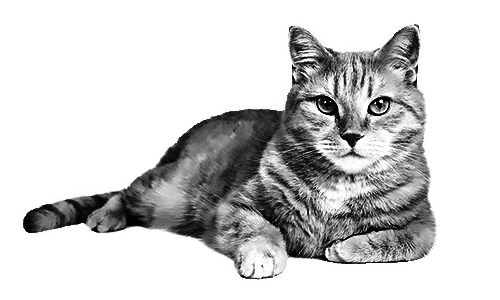
%> input picture facephase/P002/equalized/SHINEd_a11.tif, 500 x 300 px; its folder holds only this picture in this run
$ octave add_pink_noise_song.m   (GNU Octave 9; MATLAB toolbox functions it lacks are replaced by stand-ins)
%> lines starting %> are read from the running program, lines starting %| are printed output that depends on the picture
### facephase/P002/pn_song.m
function pn = pn_song(row, col)
    pn.a = row;
    pn.b = col;
    pn.beta = 1;
    pn.fha = pn.a/2+1;
    pn.fhb = pn.b/2+1;
    pn.fhimagea = (0:pn.a/2)'*ones(1, pn.fhb);
    pn.fhimageb = ones(pn.fha,1)*(0:pn.b/2);
    pn.fhimagef = ((pn.fhimagea.^2 + pn.fhimageb.^2).^(1/2));
    pn.fhimagefbeta = pn.fhimagef.^(-pn.beta);
    pn.fhimagefbeta(1,1) = 0;
    pn.fhimageagl1 = rand(pn.fha, pn.fhb)*2*pi;
    pn.fhimageagl2 = rand(pn.fha, pn.fhb)*2*pi;
    pn.fhimageagl1(end,1) = 0;
    pn.fhimageagl1(1, end) = 0;
    pn.fhimageagl1(end, end) = 0;
    pn.fhimagecomp1 = complex(pn.fhimagefbeta.*cos(pn.fhimageagl1), pn.fhimagefbeta.*sin(pn.fhimageagl1));
    pn.fhimagecomp2 = complex(pn.fhimagefbeta.*cos(pn.fhimageagl2), pn.fhimagefbeta.*sin(pn.fhimageagl2));
    pn.fimagecomp = [...
    pn.fhimagecomp1 fliplr([conj(pn.fhimagecomp1(1,2:end-1)); pn.fhimagecomp2(2:end-1,2:end-1); conj(pn.fhimagecomp1(end,2:end-1))])];
    pn.fimagecomp = [pn.fimagecomp;...
    conj(flipud([pn.fhimagecomp1(2:end-1,1), fliplr(pn.fimagecomp(2:end-1,2:end))]))];
    pn.image = ifft2(pn.fimagecomp);
    %imagesc(pn.image); colormap('gray')
end

### facephase/P002/add_pink_noise_song.m
images = dir('equalized\*.tif');
N = length(images);

mean_lum = 118;

for i = 1 : N
    filename = images(i).name;
    img = imread(['equalized\' filename]);
%> img is the input picture: size 300x500 uint8; min 0, max 255, mean 207.4

    [row, col] = size(img);
%> row = 300; col = 500
    pn = pn_song(row, col);
%> pn = {a 300, b 500, beta 1, fha 151, fhb 251}
    noise = pn.image;

    center = mean(noise(:));
%> center = 4.26e-21
    lower = min(noise(:));
%> lower = -0.000158
    upper = max(noise(:));
%> upper = 0.000177

    scale_factor = min(mean_lum / (center - lower), (255 - mean_lum) / (upper - center));
%> scale_factor = 745525.2
    bg = uint8((noise - center) * scale_factor + mean_lum);
    bg(img~=255) = img(img~=255);
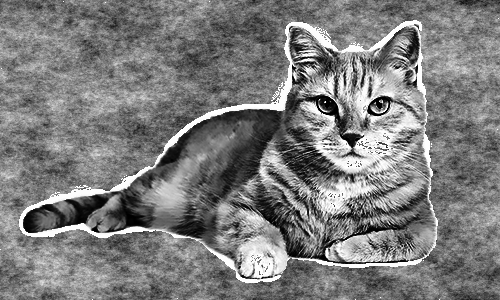
%> bg: size 300x500 uint8; min 0, max 254, mean 124.3

    % ===================================================

    pn = pn_song(1440, 2560);
    noise = pn.image;
    center = mean(noise(:));
    lower = min(noise(:));
    upper = max(noise(:));

    scale_factor = min(mean_lum / (center - lower), (255 - mean_lum) / (upper - center));
    big_bg = uint8((noise - center) * scale_factor + mean_lum);

    for r = 1 : row
        for c = 1 : col
            if img(r, c) ~= 255
                big_bg(540 + r, 980 + c) = img(r, c);
            end
        end
    end
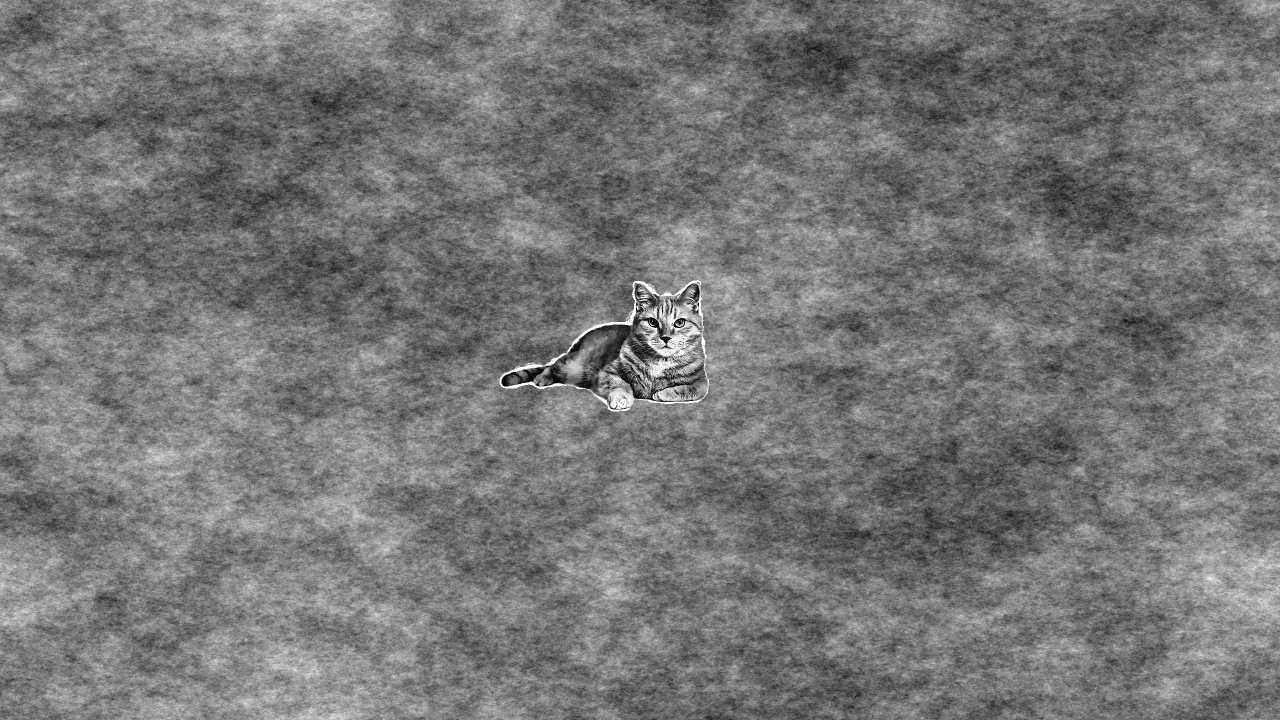
%> big_bg: size 1440x2560 uint8 (shown at 1/2 size); min 0, max 254, mean 118.1

    imwrite(bg, ['pink_song\' filename]);
    imwrite(big_bg, ['pink_song_fullscreen\' filename]);
end

$ run again, on facephase/P002/equalized/SHINEd_u4.tif
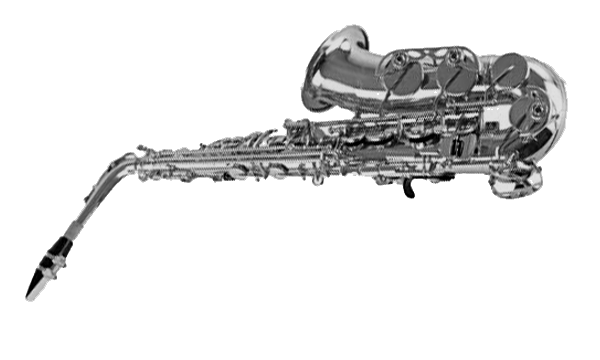
%> input picture facephase/P002/equalized/SHINEd_u4.tif, 600 x 360 px
%> img is the input picture: size 360x600 uint8; min 0, max 255, mean 227.7
%> `bg(img~=255) = img(img~=255);`:
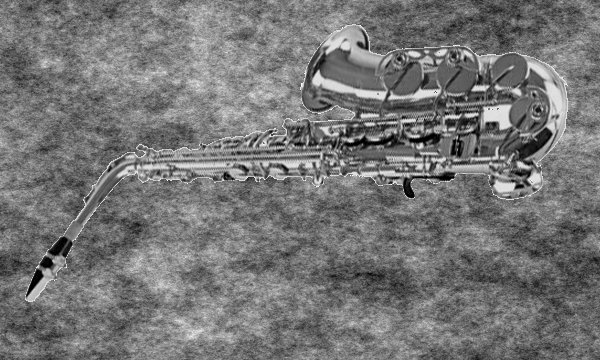
%> bg: size 360x600 uint8; min 0, max 253, mean 117.5
%> after the loop `for r = 1 : row`:
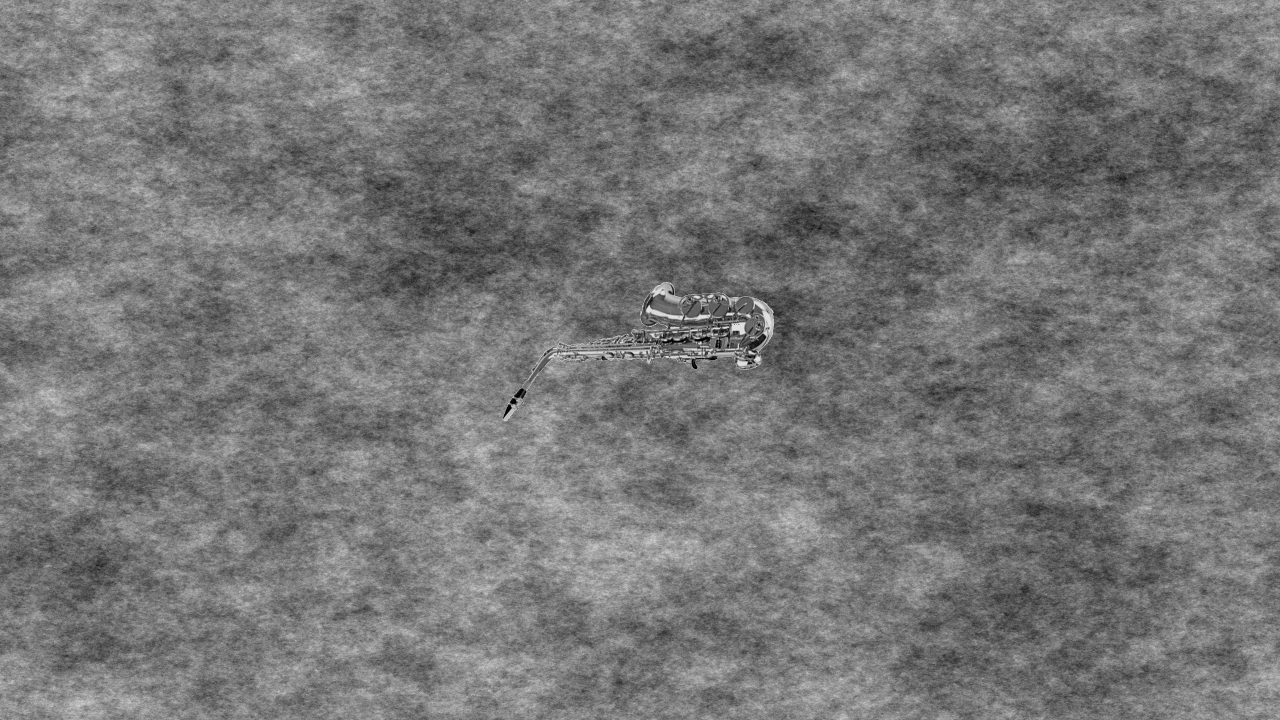
%> big_bg: size 1440x2560 uint8 (shown at 1/2 size); min 0, max 253, mean 118.2

$ run again, on facephase/P002/equalized/SHINEd_m7.tif
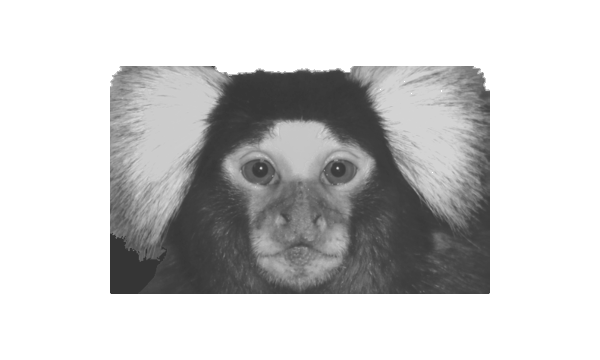
%> input picture facephase/P002/equalized/SHINEd_m7.tif, 600 x 360 px
%> img is the input picture: size 360x600 uint8; min 53, max 255, mean 201.4
%> `bg(img~=255) = img(img~=255);`:
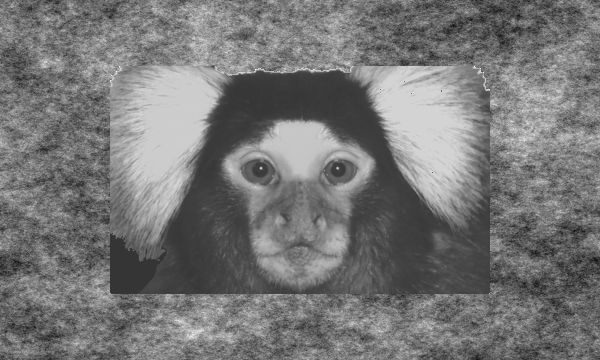
%> bg: size 360x600 uint8; min 11, max 254, mean 118.2
%> after the loop `for r = 1 : row`:
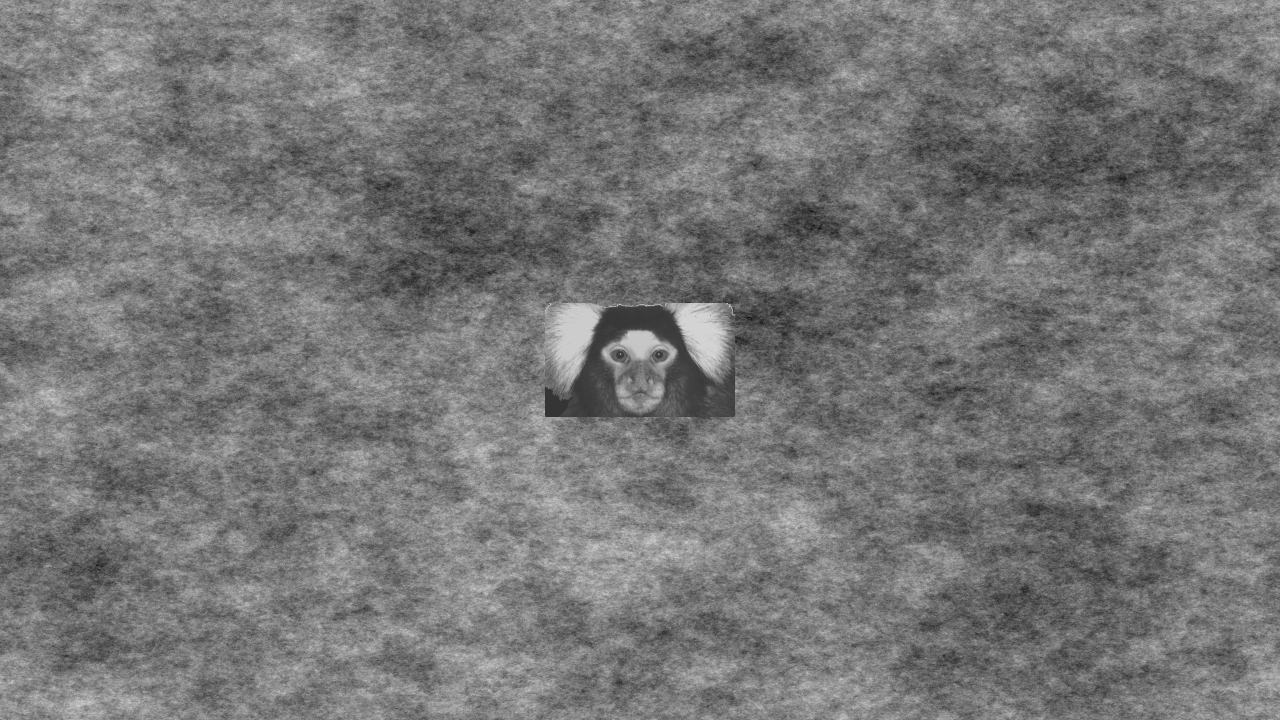
%> big_bg: size 1440x2560 uint8 (shown at 1/2 size); min 0, max 254, mean 118.2

$ run again, on facephase/P002/equalized/SHINEd_u3.tif
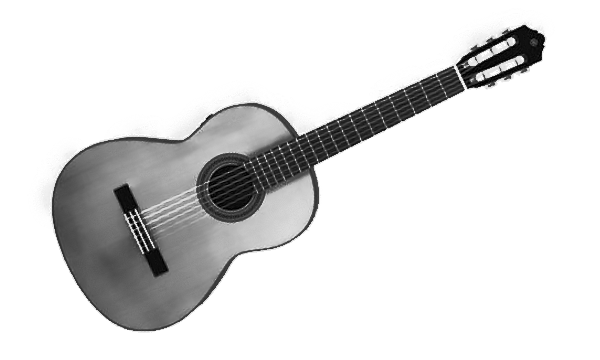
%> input picture facephase/P002/equalized/SHINEd_u3.tif, 600 x 360 px
%> img is the input picture: size 360x600 uint8; min 0, max 255, mean 221.8
%> `bg(img~=255) = img(img~=255);`:
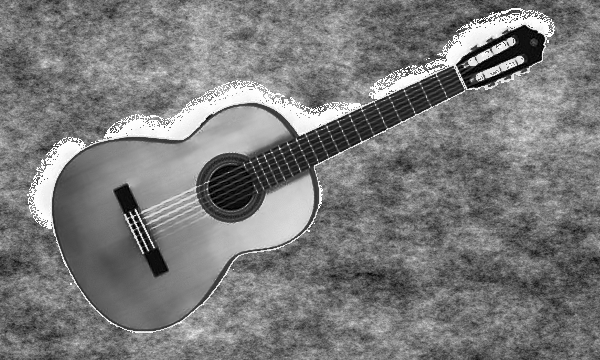
%> bg: size 360x600 uint8; min 0, max 254, mean 122.5
%> after the loop `for r = 1 : row`:
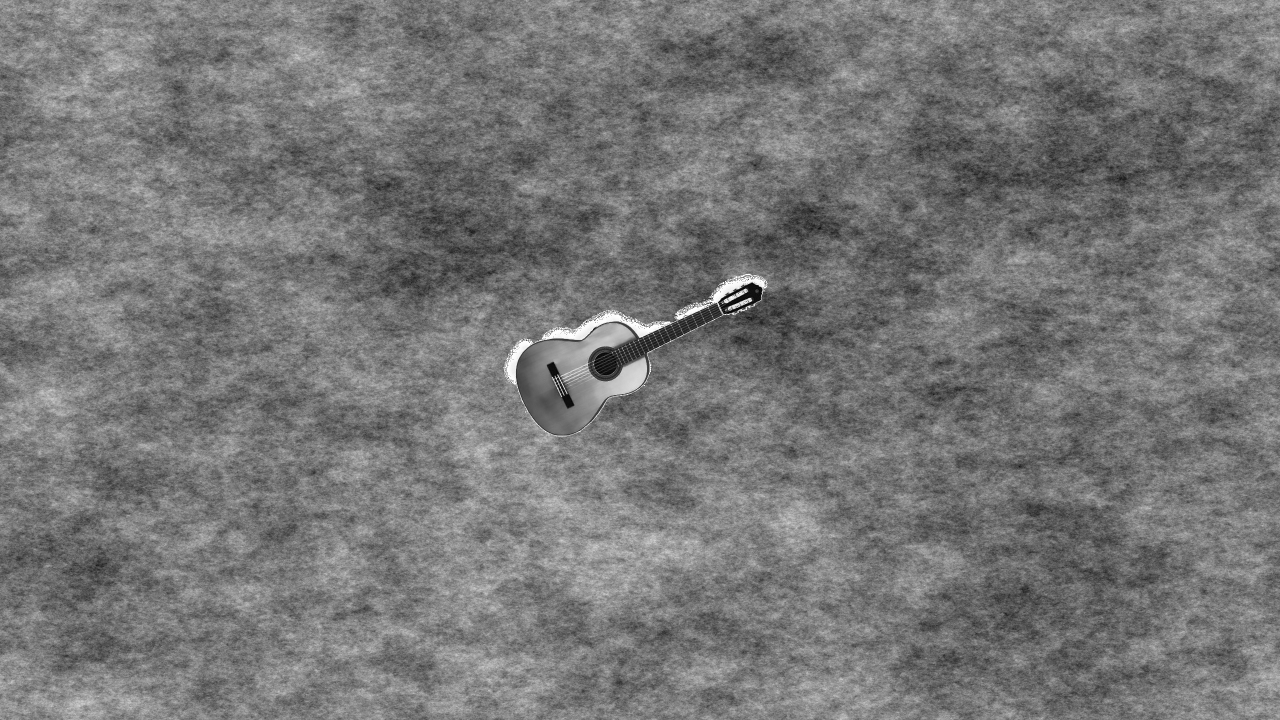
%> big_bg: size 1440x2560 uint8 (shown at 1/2 size); min 0, max 254, mean 118.3
